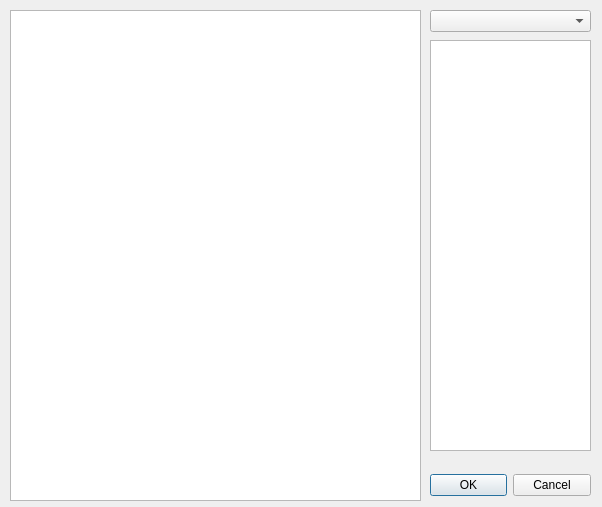
<?xml version="1.0" encoding="UTF-8"?>
<ui version="4.0">
 <class>NearestFeatureDialogBase</class>
 <widget class="QDialog" name="NearestFeatureDialogBase">
  <property name="geometry">
   <rect>
    <x>0</x>
    <y>0</y>
    <width>602</width>
    <height>507</height>
   </rect>
  </property>
  <property name="windowTitle">
   <string>Nearest Feature</string>
  </property>
  <widget class="QSplitter" name="splitter">
   <property name="geometry">
    <rect>
     <x>430</x>
     <y>470</y>
     <width>161</width>
     <height>31</height>
    </rect>
   </property>
   <property name="orientation">
    <enum>Qt::Horizontal</enum>
   </property>
   <widget class="QDialogButtonBox" name="button_box">
    <property name="orientation">
     <enum>Qt::Horizontal</enum>
    </property>
    <property name="standardButtons">
     <set>QDialogButtonBox::Cancel|QDialogButtonBox::Ok</set>
    </property>
   </widget>
  </widget>
  <widget class="QGraphicsView" name="graphicsViewShowImage">
   <property name="geometry">
    <rect>
     <x>10</x>
     <y>10</y>
     <width>411</width>
     <height>491</height>
    </rect>
   </property>
  </widget>
  <widget class="QTextEdit" name="textEditFeatureInfo">
   <property name="geometry">
    <rect>
     <x>430</x>
     <y>40</y>
     <width>161</width>
     <height>411</height>
    </rect>
   </property>
   <property name="readOnly">
    <bool>true</bool>
   </property>
  </widget>
  <widget class="QComboBox" name="comboBoxSelectLink">
   <property name="geometry">
    <rect>
     <x>430</x>
     <y>10</y>
     <width>161</width>
     <height>22</height>
    </rect>
   </property>
  </widget>
 </widget>
 <resources/>
 <connections>
  <connection>
   <sender>button_box</sender>
   <signal>accepted()</signal>
   <receiver>NearestFeatureDialogBase</receiver>
   <slot>accept()</slot>
   <hints>
    <hint type="sourcelabel">
     <x>20</x>
     <y>20</y>
    </hint>
    <hint type="destinationlabel">
     <x>20</x>
     <y>20</y>
    </hint>
   </hints>
  </connection>
  <connection>
   <sender>button_box</sender>
   <signal>rejected()</signal>
   <receiver>NearestFeatureDialogBase</receiver>
   <slot>reject()</slot>
   <hints>
    <hint type="sourcelabel">
     <x>20</x>
     <y>20</y>
    </hint>
    <hint type="destinationlabel">
     <x>20</x>
     <y>20</y>
    </hint>
   </hints>
  </connection>
 </connections>
</ui>
